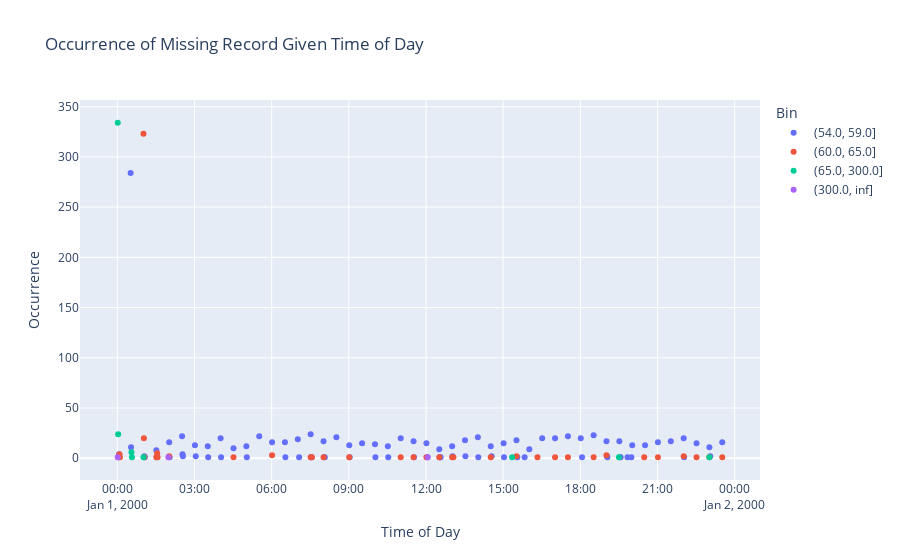

Source (notebook cell):
### Code cell
fig = px.scatter(binned_count, x="Timestamp", y="Timestamp_Delta", color="Bin", title="Occurrence of Missing Record Given Time of Day", )

fig.update_layout(
    xaxis_title="Time of Day",
    yaxis_title="Occurrence",
)

fig.show()

### Figure 1 — Plotly figure (JSON) as saved in the notebook; plotly's stock layout.template omitted (floating-point values rounded to 4 significant figures)
{"data": [{"hovertemplate": "Bin=(54.0, 59.0]<br>Timestamp=%{x}<br>Timestamp_Delta=%{y}<extra></extra>", "legendgroup": "(54.0, 59.0]", "marker": {"color": "#636efa", "symbol": "circle"}, "mode": "markers", "name": "(54.0, 59.0]", "orientation": "v", "showlegend": true, "x": ["2000-01-01T00:04:00", "2000-01-01T00:05:00", "2000-01-01T00:31:00", "2000-01-01T00:32:00", "2000-01-01T01:03:00", "2000-01-01T01:04:00", "2000-01-01T01:31:00", "2000-01-01T01:32:00", "2000-01-01T02:01:00", "2000-01-01T02:02:00", "2000-01-01T02:31:00", "2000-01-01T02:32:00", "2000-01-01T02:33:00", "2000-01-01T03:01:00", "2000-01-01T03:03:00", "2000-01-01T03:31:00", "2000-01-01T03:32:00", "2000-01-01T04:01:00", "2000-01-01T04:02:00", "2000-01-01T04:31:00", "2000-01-01T05:01:00", "2000-01-01T05:02:00", "2000-01-01T05:31:00", "2000-01-01T06:01:00", "2000-01-01T06:31:00", "2000-01-01T06:32:00", "2000-01-01T07:01:00", "2000-01-01T07:04:00", "2000-01-01T07:31:00", "2000-01-01T07:32:00", "2000-01-01T07:33:00", "2000-01-01T08:01:00", "2000-01-01T08:02:00", "2000-01-01T08:04:00", "2000-01-01T08:31:00", "2000-01-01T09:01:00", "2000-01-01T09:02:00", "2000-01-01T09:31:00", "2000-01-01T10:01:00", "2000-01-01T10:02:00", "2000-01-01T10:31:00", "2000-01-01T10:32:00", "2000-01-01T11:01:00", "2000-01-01T11:31:00", "2000-01-01T11:32:00", "2000-01-01T12:01:00", "2000-01-01T12:03:00", "2000-01-01T12:31:00", "2000-01-01T12:32:00", "2000-01-01T12:33:00", "2000-01-01T12:34:00", "2000-01-01T13:01:00", "2000-01-01T13:02:00", "2000-01-01T13:31:00", "2000-01-01T13:32:00", "2000-01-01T14:01:00", "2000-01-01T14:02:00", "2000-01-01T14:31:00", "2000-01-01T14:33:00", "2000-01-01T15:01:00", "2000-01-01T15:02:00", "2000-01-01T15:31:00", "2000-01-01T15:33:00", "2000-01-01T15:50:00", "2000-01-01T16:01:00", "2000-01-01T16:31:00", "2000-01-01T17:01:00", "2000-01-01T17:31:00", "2000-01-01T18:01:00", "2000-01-01T18:04:00", "2000-01-01T18:31:00", "2000-01-01T19:01:00", "2000-01-01T19:02:00", "2000-01-01T19:03:00", "2000-01-01T19:31:00", "2000-01-01T19:32:00", "2000-01-01T19:34:00", "2000-01-01T19:50:00", "2000-01-01T19:59:00", "2000-01-01T20:01:00", "2000-01-01T20:31:00", "2000-01-01T21:01:00", "2000-01-01T21:31:00", "2000-01-01T22:01:00", "2000-01-01T22:02:00", "2000-01-01T22:31:00", "2000-01-01T23:01:00", "2000-01-01T23:03:00", "2000-01-01T23:31:00"], "xaxis": "x", "y": [4, 1, 284, 11, 2, 1, 8, 1, 16, 1, 22, 4, 2, 13, 2, 12, 1, 20, 1, 10, 12, 1, 22, 16, 16, 1, 19, 1, 24, 1, 1, 17, 1, 1, 21, 13, 1, 15, 14, 1, 12, 1, 20, 17, 1, 15, 1, 9, 1, 1, 1, 12, 2, 18, 2, 21, 1, 12, 2, 15, 1, 18, 1, 1, 9, 20, 20, 22, 20, 1, 23, 17, 2, 1, 17, 1, 1, 1, 1, 13, 13, 16, 17, 20, 1, 15, 11, 2, 16], "yaxis": "y", "type": "scatter"}, {"hovertemplate": "Bin=(60.0, 65.0]<br>Timestamp=%{x}<br>Timestamp_Delta=%{y}<extra></extra>", "legendgroup": "(60.0, 65.0]", "marker": {"color": "#EF553B", "symbol": "circle"}, "mode": "markers", "name": "(60.0, 65.0]", "orientation": "v", "showlegend": true, "x": ["2000-01-01T00:02:00", "2000-01-01T00:05:00", "2000-01-01T00:06:00", "2000-01-01T01:01:00", "2000-01-01T01:02:00", "2000-01-01T01:03:00", "2000-01-01T01:31:00", "2000-01-01T01:33:00", "2000-01-01T01:34:00", "2000-01-01T02:01:00", "2000-01-01T04:31:00", "2000-01-01T06:01:00", "2000-01-01T07:31:00", "2000-01-01T07:34:00", "2000-01-01T08:01:00", "2000-01-01T09:01:00", "2000-01-01T11:01:00", "2000-01-01T11:31:00", "2000-01-01T12:01:00", "2000-01-01T12:31:00", "2000-01-01T13:01:00", "2000-01-01T13:04:00", "2000-01-01T14:31:00", "2000-01-01T15:31:00", "2000-01-01T16:20:00", "2000-01-01T17:01:00", "2000-01-01T17:31:00", "2000-01-01T18:31:00", "2000-01-01T19:01:00", "2000-01-01T20:29:00", "2000-01-01T21:01:00", "2000-01-01T22:01:00", "2000-01-01T22:31:00", "2000-01-01T23:01:00", "2000-01-01T23:31:00"], "xaxis": "x", "y": [1, 4, 1, 323, 20, 1, 1, 5, 1, 2, 1, 3, 1, 1, 1, 1, 1, 1, 1, 1, 1, 1, 1, 2, 1, 1, 1, 1, 3, 1, 1, 2, 1, 1, 1], "yaxis": "y", "type": "scatter"}, {"hovertemplate": "Bin=(65.0, 300.0]<br>Timestamp=%{x}<br>Timestamp_Delta=%{y}<extra></extra>", "legendgroup": "(65.0, 300.0]", "marker": {"color": "#00cc96", "symbol": "circle"}, "mode": "markers", "name": "(65.0, 300.0]", "orientation": "v", "showlegend": true, "x": ["2000-01-01T00:01:00", "2000-01-01T00:02:00", "2000-01-01T00:33:00", "2000-01-01T00:34:00", "2000-01-01T01:01:00", "2000-01-01T15:21:00", "2000-01-01T19:30:00", "2000-01-01T23:01:00"], "xaxis": "x", "y": [334, 24, 6, 1, 1, 1, 1, 1], "yaxis": "y", "type": "scatter"}, {"hovertemplate": "Bin=(300.0, inf]<br>Timestamp=%{x}<br>Timestamp_Delta=%{y}<extra></extra>", "legendgroup": "(300.0, inf]", "marker": {"color": "#ab63fa", "symbol": "circle"}, "mode": "markers", "name": "(300.0, inf]", "orientation": "v", "showlegend": true, "x": ["2000-01-01T00:01:00", "2000-01-01T01:59:00", "2000-01-01T12:04:00"], "xaxis": "x", "y": [1, 1, 1], "yaxis": "y", "type": "scatter"}], "layout": {"xaxis": {"anchor": "y", "domain": [0.0, 1.0], "title": {"text": "Time of Day"}}, "yaxis": {"anchor": "x", "domain": [0.0, 1.0], "title": {"text": "Occurrence"}}, "legend": {"title": {"text": "Bin"}, "tracegroupgap": 0}, "title": {"text": "Occurrence of Missing Record Given Time of Day"}}}
